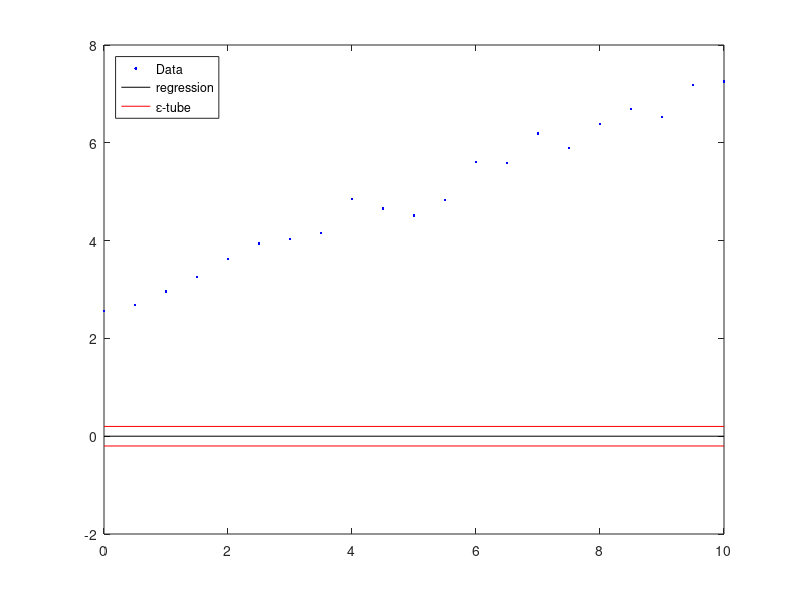

This chart was generated by the following MATLAB code:
close all; clear; clc;

%% data

data = [ 0    2.5584
    0.5000    2.6882
    1.0000    2.9627
    1.5000    3.2608
    2.0000    3.6235
    2.5000    3.9376
    3.0000    4.0383
    3.5000    4.1570
    4.0000    4.8498
    4.5000    4.6561
    5.0000    4.5119
    5.5000    4.8346
    6.0000    5.6039
    6.5000    5.5890
    7.0000    6.1914
    7.5000    5.8966
    8.0000    6.3866
    8.5000    6.6909
    9.0000    6.5224
    9.5000    7.1803
   10.0000    7.2537];

x = data(:,1) ;
y = data(:,2) ;
l = length(x) ; % number of points

%% linear regression - primal problem with slack variables

% parameters
epsilon = 0.2 ;
C = 10 ;

% define the problem
Q = [ 1              zeros(1,2*l+1)
      zeros(2*l+1,1) zeros(2*l+1) ];
  
c = [ 0 ; 0 ; C*ones(2*l,1)]; 

D = [-x -ones(l,1) -eye(l)   zeros(l)
      x  ones(l,1)  zeros(l) -eye(l)];
  
d = epsilon*ones(2*l,1) + [-y;y];

% solve the problem
% the last [] are the lower bound, first we have w, then b and then the
% ones for the slack variables
sol = quadprog(Q,c,D,d,[],[],[-inf;-inf;zeros(2*l,1)],[]);

% compute w
w = sol(1);

% compute b
b = sol(2);

% compute slack variables xi+ and xi-
% guardando quali hanno valori maggiori di zero vedi quali punti sono
% fuori dall limite inferiore e superiore
xip = sol(3:2+l);
xim = sol(3+l:2+2*l);

% find regression and epsilon-tube
z = w.*x + b ;
zp = w.*x + b + epsilon ;
zm = w.*x + b - epsilon ;

%% plot the solution

plot(x,y,'b.',x,z,'k-',x,zp,'r-',x,zm,'r-');
legend('Data','regression',...
    '\epsilon-tube','Location','NorthWest')



% we can compute the MSE between the produced function and the real one 
MSE = y-z
% if you obtain a zero it means it is perfect 
